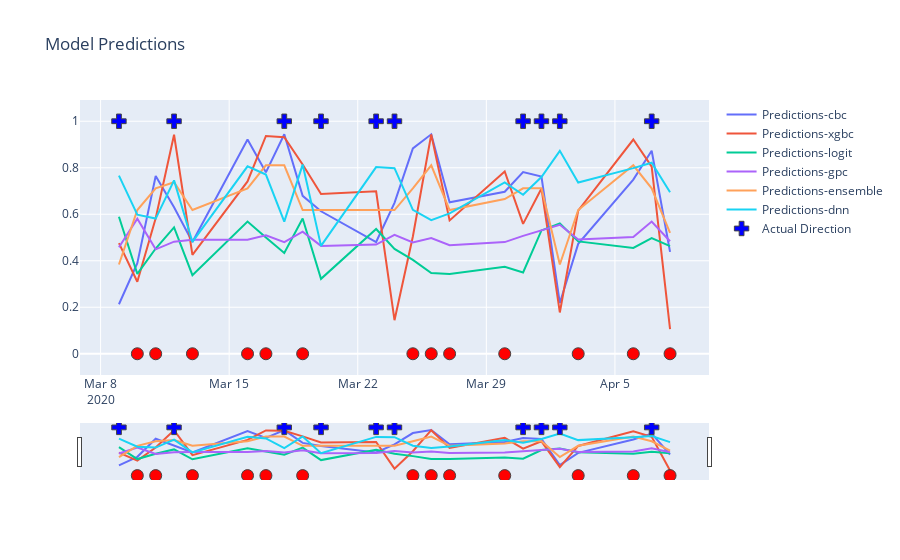

Source (notebook cell):
### Markdown cell above
**Output**

The output of running this cell is some **summary statistics of the models performance on the training and test dataset (backtest)**

+ For Regression (returns, it will be **R2** and **Mean Squared Error** 
+ For Classification it will be **Accuracy** - did it the uptrends correct and downtrends correct and **Receiving Operator Curve score** (how good are your predicted probabilities, shld have as close to 0 if its actually 0 and as close to 1 if its actually 1) 



**Trade Recommendation Framework**
1. Do the models have above 50% accuracy?
2. Which models have above 50% accuracy?
3. Which models lead to a good backtest result?
4. Do the best models have a consensus view?
5. Take the best model's forecast


If not either...
1. Change hyperparametes and run again (training size, model hyperparameters, lags)
2. Discard predictions for today

### Code cell
df4, df5 = addLaggedFeats(df2, df3, LAGS)
data_tree, data, models, fig3, fig4, logs3,ax = trainTestWrapper(df4, df5, 
                                                              train_end, param, 
                                                              normalizeFeats,hyperParams, LAGS)
fig3.show()
#fig4.show() if mode is regression
display(logs3)
ID = int(datetime.now().timestamp())
logs3.to_csv(f"trainPerformanceLog-{ID}.csv",index=False)

preds = recommendTrade(data_tree, data, models, param, swap=False)

modelHistory = modelHistoricPredsWriter(preds, datasets.value, ID, path="")
